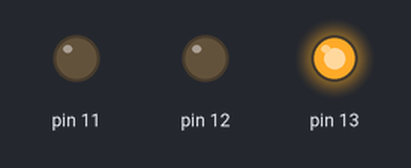
The sketch below on a simulated Arduino Uno, built with avr-gcc and run on an emulated ATmega328P. Parts: output pins drawn as LEDs (lit = HIGH).

Above: at 1.7 s.
At 5.0 s:
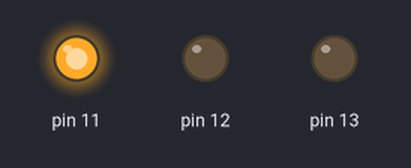
At 7.2 s:
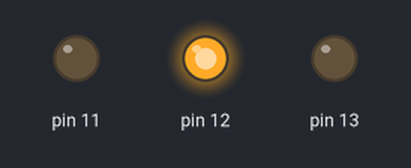
Timing chart, 0 to 10.4 s (numbered marks = the images above):
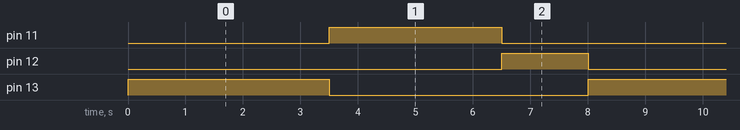

Measured:
- by itself, pin 11: alternates HIGH for 3.0 s and LOW for 5.0 s
- by itself, pin 12: alternates HIGH for 1.5 s and LOW for 6.5 s
- by itself, pin 13: alternates HIGH for 3.5 s and LOW for 4.5 s

The sketch:

exemplo-semaforo01.ino
```cpp
// C++ code
//
void setup()
{
  pinMode(13, OUTPUT);
  pinMode(11, OUTPUT);
  pinMode(12, OUTPUT);
}

void loop()
{
  digitalWrite(13, HIGH);
  delay(3500); // Wait for 3500 millisecond(s)
  digitalWrite(13, LOW);
  digitalWrite(11, HIGH);
  delay(3000); // Wait for 3000 millisecond(s)
  digitalWrite(11, LOW);
  digitalWrite(12, HIGH);
  delay(1500); // Wait for 1500 millisecond(s)
  digitalWrite(12, LOW);
}
```
